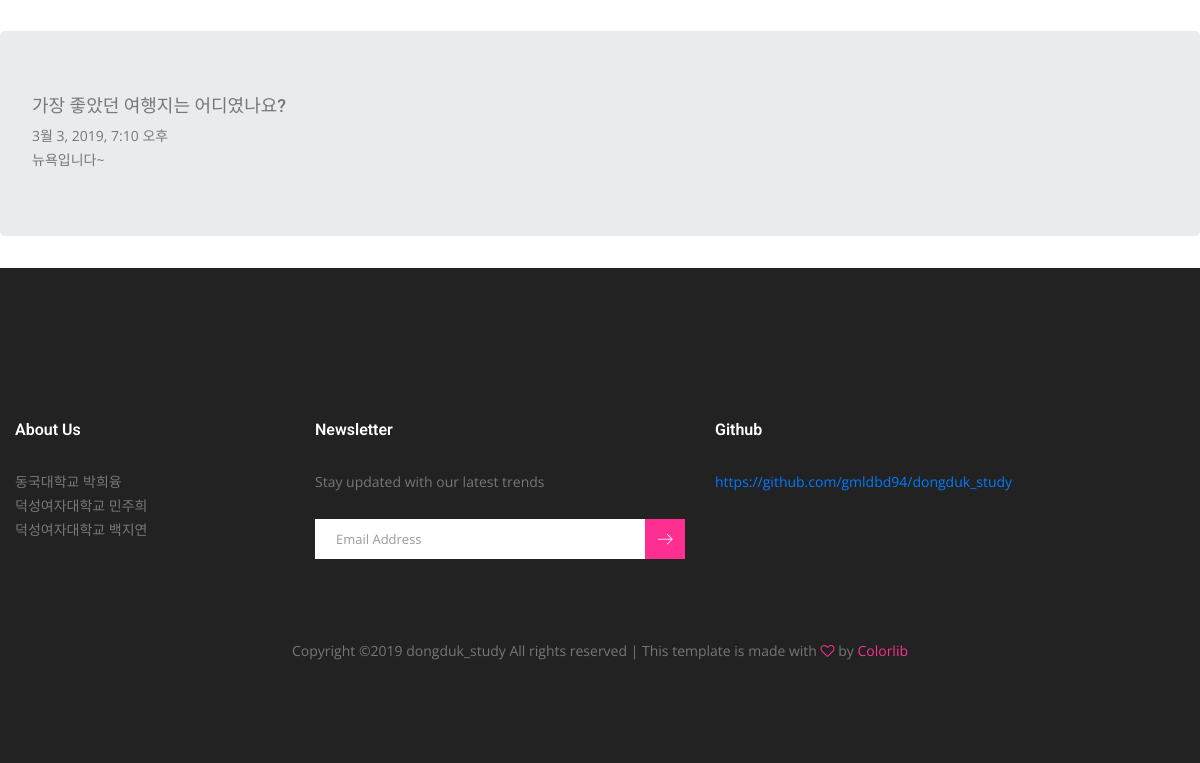
/question/allpost/ (lower part), run on an earlier commit of the app's database.
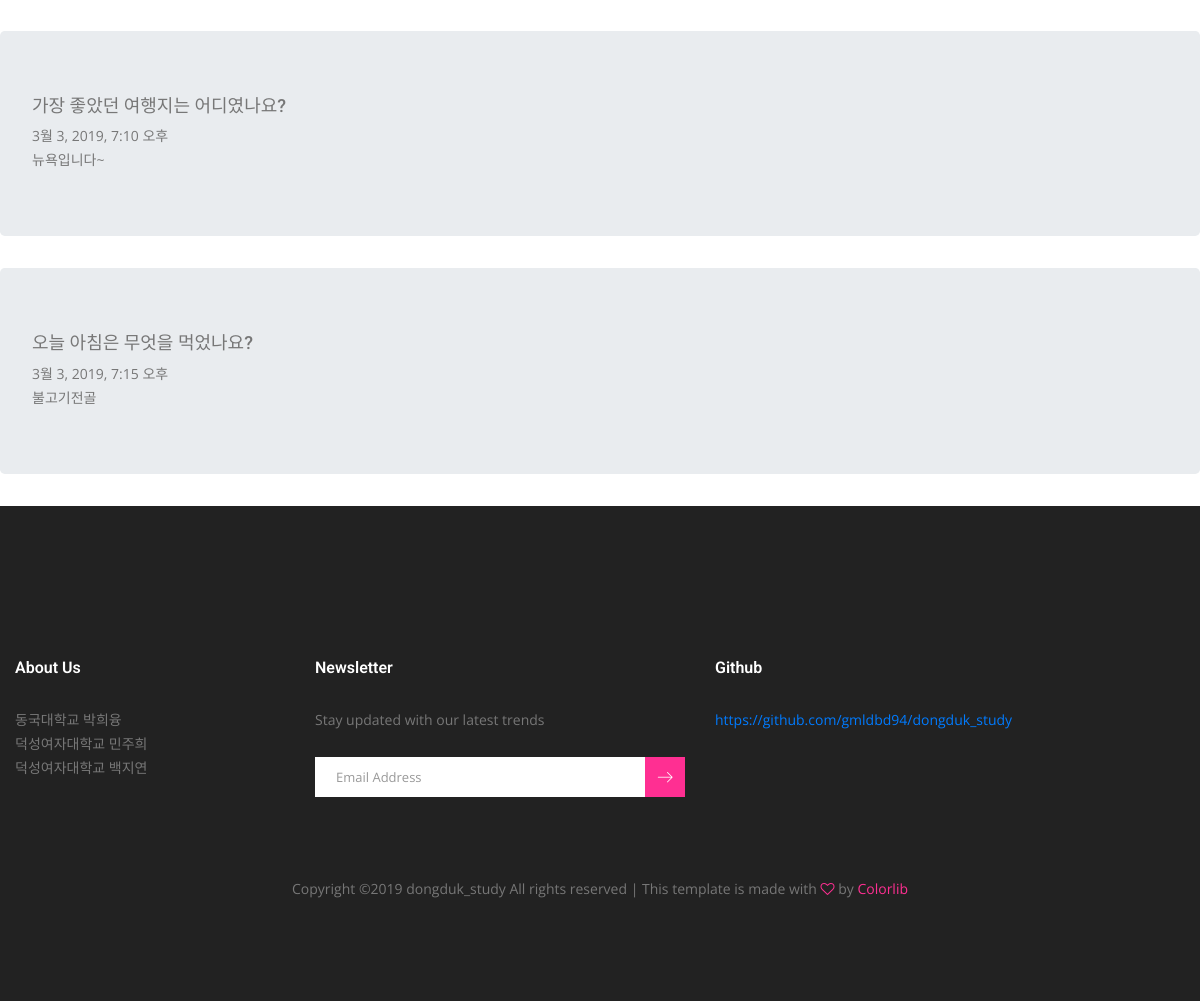
And on a later commit of the database.
### question/models.py (models this page shows, shortened)
class Post(models.Model):
    pub_date=models.DateTimeField('data published')
    question=models.ForeignKey(Questions,on_delete=models.CASCADE)
    answer=models.TextField(null=False)
    author=models.TextField(null=False) # 현재 사용중인 user 반환하여 views.py에서 str

class Questions(models.Model):
    content=models.TextField(null=False)
    def __str__(self):
        return self.content

### question/views.py (the view)
# urls.py: path('allpost/', views.allpost, name='allpost'),
def allpost(request):
    allpost=Post.objects
    return render(request, 'question/allpost.html', {'allpost':allpost})

### question/templates/question/allpost.html (shortened to what this page needs)
{% extends 'base.html' %}
{% block content %}
{% for allpost in allpost.all %}
    <div class="jumbotron">
        <h4>{{allpost.question}}</h4>
        {{allpost.pub_date}}
        <br>
        {{allpost.answer}}
    </div>
{% endfor %}
{% endblock %}

What changed in the data, as far as the page shows it:
added Post: question "오늘 아침은 무엇을 먹었나요?", pub_date "3월 3, 2019, 7:15 오후", answer "불고기전골"
